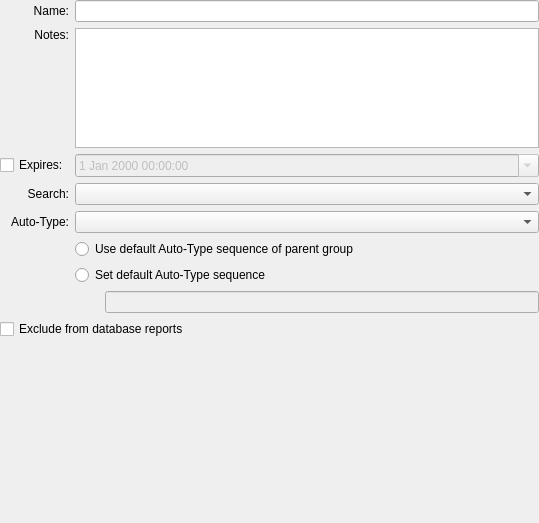
<?xml version="1.0" encoding="UTF-8"?>
<ui version="4.0">
 <class>EditGroupWidgetMain</class>
 <widget class="QScrollArea" name="EditGroupWidgetMain">
  <property name="geometry">
   <rect>
    <x>0</x>
    <y>0</y>
    <width>539</width>
    <height>523</height>
   </rect>
  </property>
  <property name="windowTitle">
   <string>Edit Group</string>
  </property>
  <property name="frameShape">
   <enum>QFrame::NoFrame</enum>
  </property>
  <property name="frameShadow">
   <enum>QFrame::Plain</enum>
  </property>
  <property name="horizontalScrollBarPolicy">
   <enum>Qt::ScrollBarAlwaysOff</enum>
  </property>
  <property name="sizeAdjustPolicy">
   <enum>QAbstractScrollArea::AdjustToContents</enum>
  </property>
  <property name="widgetResizable">
   <bool>true</bool>
  </property>
  <widget class="QWidget" name="container">
   <property name="geometry">
    <rect>
     <x>0</x>
     <y>0</y>
     <width>539</width>
     <height>523</height>
    </rect>
   </property>
   <layout class="QVBoxLayout" name="verticalLayout_3">
    <property name="leftMargin">
     <number>0</number>
    </property>
    <property name="topMargin">
     <number>0</number>
    </property>
    <property name="rightMargin">
     <number>0</number>
    </property>
    <property name="bottomMargin">
     <number>0</number>
    </property>
    <item>
     <layout class="QGridLayout" name="gridLayout">
      <item row="3" column="0">
       <widget class="QLabel" name="searchLabel">
        <property name="text">
         <string>Search:</string>
        </property>
        <property name="alignment">
         <set>Qt::AlignRight|Qt::AlignTrailing|Qt::AlignVCenter</set>
        </property>
       </widget>
      </item>
      <item row="5" column="1">
       <widget class="QRadioButton" name="autoTypeSequenceInherit">
        <property name="text">
         <string>Use default Auto-Type sequence of parent group</string>
        </property>
       </widget>
      </item>
      <item row="4" column="1">
       <widget class="QComboBox" name="autotypeComboBox">
        <property name="accessibleName">
         <string>Auto-Type toggle for this and sub groups</string>
        </property>
       </widget>
      </item>
      <item row="1" column="1">
       <widget class="QPlainTextEdit" name="editNotes">
        <property name="sizePolicy">
         <sizepolicy hsizetype="Expanding" vsizetype="Preferred">
          <horstretch>0</horstretch>
          <verstretch>0</verstretch>
         </sizepolicy>
        </property>
        <property name="maximumSize">
         <size>
          <width>16777215</width>
          <height>120</height>
         </size>
        </property>
        <property name="accessibleName">
         <string>Notes field</string>
        </property>
       </widget>
      </item>
      <item row="2" column="0">
       <widget class="QCheckBox" name="expireCheck">
        <property name="accessibleName">
         <string>Toggle expiration</string>
        </property>
        <property name="text">
         <string>Expires:</string>
        </property>
       </widget>
      </item>
      <item row="3" column="1">
       <widget class="QComboBox" name="searchComboBox">
        <property name="accessibleName">
         <string>Search toggle for this and sub groups</string>
        </property>
       </widget>
      </item>
      <item row="2" column="1">
       <widget class="QDateTimeEdit" name="expireDatePicker">
        <property name="enabled">
         <bool>false</bool>
        </property>
        <property name="accessibleName">
         <string>Expiration field</string>
        </property>
        <property name="calendarPopup">
         <bool>true</bool>
        </property>
       </widget>
      </item>
      <item row="0" column="0">
       <widget class="QLabel" name="labelName">
        <property name="text">
         <string>Name:</string>
        </property>
        <property name="alignment">
         <set>Qt::AlignRight|Qt::AlignTrailing|Qt::AlignVCenter</set>
        </property>
       </widget>
      </item>
      <item row="6" column="1">
       <widget class="QRadioButton" name="autoTypeSequenceCustomRadio">
        <property name="text">
         <string>Set default Auto-Type sequence</string>
        </property>
       </widget>
      </item>
      <item row="0" column="1">
       <widget class="QLineEdit" name="editName">
        <property name="accessibleName">
         <string>Name field</string>
        </property>
       </widget>
      </item>
      <item row="1" column="0">
       <layout class="QVBoxLayout" name="verticalLayout">
        <item>
         <widget class="QLabel" name="labelNotes">
          <property name="text">
           <string>Notes:</string>
          </property>
          <property name="alignment">
           <set>Qt::AlignRight|Qt::AlignTrailing|Qt::AlignVCenter</set>
          </property>
         </widget>
        </item>
        <item>
         <spacer name="verticalSpacer_2">
          <property name="orientation">
           <enum>Qt::Vertical</enum>
          </property>
          <property name="sizeHint" stdset="0">
           <size>
            <width>20</width>
            <height>0</height>
           </size>
          </property>
         </spacer>
        </item>
       </layout>
      </item>
      <item row="7" column="1">
       <layout class="QHBoxLayout" name="horizontalLayout_2">
        <item>
         <spacer name="horizontalSpacer_2">
          <property name="orientation">
           <enum>Qt::Horizontal</enum>
          </property>
          <property name="sizeType">
           <enum>QSizePolicy::Fixed</enum>
          </property>
          <property name="sizeHint" stdset="0">
           <size>
            <width>30</width>
            <height>0</height>
           </size>
          </property>
         </spacer>
        </item>
        <item>
         <widget class="QLineEdit" name="autoTypeSequenceCustomEdit">
          <property name="enabled">
           <bool>false</bool>
          </property>
          <property name="accessibleName">
           <string>Default auto-type sequence field</string>
          </property>
          <property name="accessibleDescription">
           <string/>
          </property>
         </widget>
        </item>
       </layout>
      </item>
      <item row="4" column="0">
       <widget class="QLabel" name="autotypeLabel">
        <property name="text">
         <string>Auto-Type:</string>
        </property>
        <property name="alignment">
         <set>Qt::AlignRight|Qt::AlignTrailing|Qt::AlignVCenter</set>
        </property>
       </widget>
      </item>
     </layout>
    </item>
    <item>
     <widget class="QCheckBox" name="excludeReportsCheckBox">
      <property name="text">
       <string>Exclude from database reports</string>
      </property>
     </widget>
    </item>
    <item>
     <spacer name="verticalSpacer_4">
      <property name="orientation">
       <enum>Qt::Vertical</enum>
      </property>
      <property name="sizeHint" stdset="0">
       <size>
        <width>20</width>
        <height>40</height>
       </size>
      </property>
     </spacer>
    </item>
   </layout>
  </widget>
 </widget>
 <resources/>
 <connections/>
</ui>
